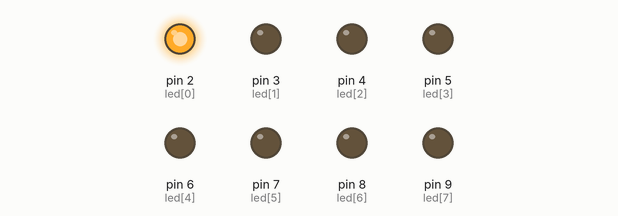
Bench run of a sketch on a simulated Arduino Uno, built with avr-gcc and run on an emulated ATmega328P. Parts: output pins drawn as LEDs (lit = HIGH).

Above: at 0.3 s.
At 1.0 s:
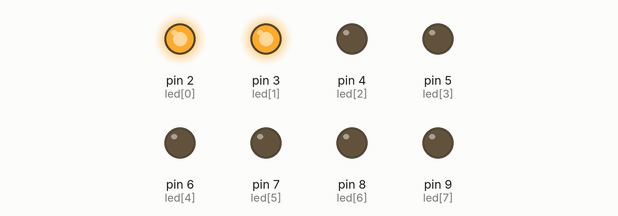
At 1.7 s:
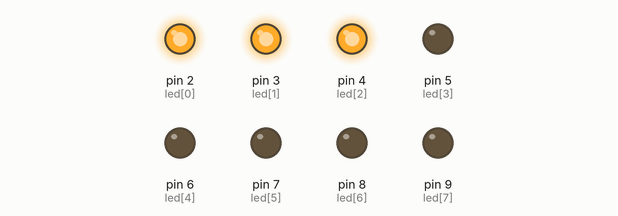
At 2.4 s:
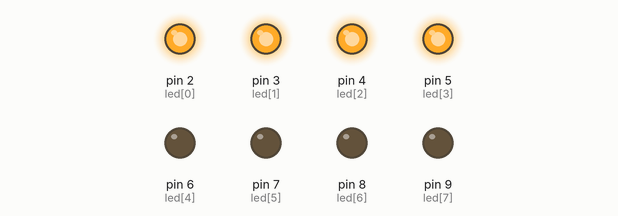
At 5.2 s:
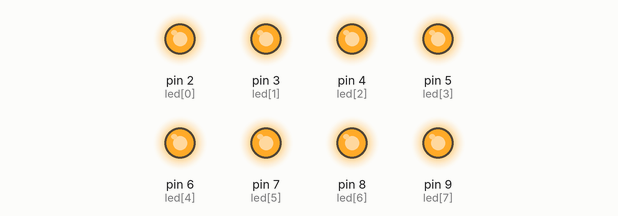
At 19.0 s:
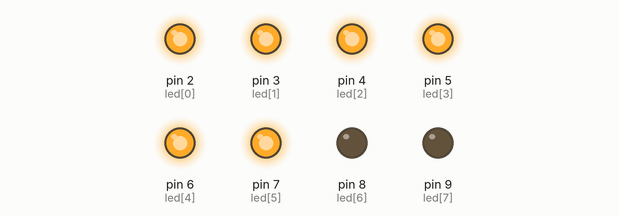
Timing chart, 0 to 19.8 s (numbered marks = the images above):
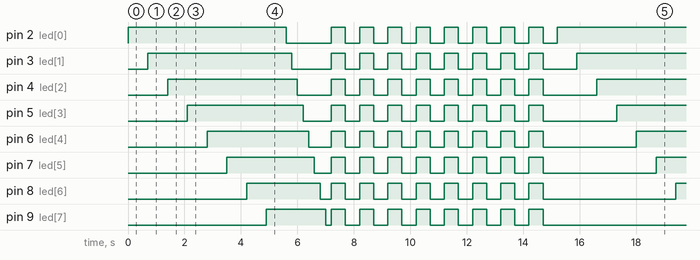

Measured:
- by itself, pin 2 (led[0]): repeats every 15.2 s: LOW 1.6 s, 8 × (HIGH 0.50 s, LOW 0.50 s), HIGH 5.6 s
- by itself, pin 3 (led[1]): repeats every 15.2 s: LOW 1.4 s, 7 × (HIGH 0.50 s, LOW 0.50 s), HIGH 0.50 s, LOW 1.2 s, HIGH 5.1 s
- by itself, pin 4 (led[2]): repeats every 15.2 s: LOW 1.2 s, 7 × (HIGH 0.50 s, LOW 0.50 s), HIGH 0.50 s, LOW 1.9 s, HIGH 4.6 s
- by itself, pin 5 (led[3]): repeats every 15.2 s: LOW 1.0 s, 7 × (HIGH 0.50 s, LOW 0.50 s), HIGH 0.50 s, LOW 2.6 s, HIGH 4.1 s
- by itself, pin 6 (led[4]): repeats every 15.2 s: LOW 0.80 s, 7 × (HIGH 0.50 s, LOW 0.50 s), HIGH 0.50 s, LOW 3.3 s, HIGH 3.6 s
- by itself, pin 7 (led[5]): repeats every 15.2 s: LOW 0.60 s, 7 × (HIGH 0.50 s, LOW 0.50 s), HIGH 0.50 s, LOW 4.0 s, HIGH 3.1 s
- by itself, pin 8 (led[6]): repeats every 15.2 s: LOW 0.40 s, 7 × (HIGH 0.50 s, LOW 0.50 s), HIGH 0.50 s, LOW 4.7 s, HIGH 2.6 s
- by itself, pin 9 (led[7]): repeats every 15.2 s: LOW 0.20 s, 7 × (HIGH 0.50 s, LOW 0.50 s), HIGH 0.50 s, LOW 5.4 s, HIGH 2.1 s

The sketch:

Heart_led.ino
```cpp
int const led[8]={2,3,4,5,6,7,8,9};
void setup() {
  for (int i=0;i<8;i++)
  {
    pinMode(led[i],OUTPUT);
    digitalWrite(led[i],LOW);
  }


}

void loop() {
  // put your main code here, to run repeatedly:
  for (int i=0;i<8;i++)
  {
    digitalWrite(led[i],HIGH);
    delay(700);
  }

  for (int i=0;i<8;i++)
  {
    digitalWrite(led[i],LOW);
    delay(200);
  }
  for(int time=0;time<8;time++)
  {
    for (int i=0;i<8;i++)
  {
    digitalWrite(led[i],HIGH);
  }
  delay(500);
  for (int i=0;i<8;i++)
  {
    digitalWrite(led[i],LOW);
  }
  delay(500);
  }
}
```
